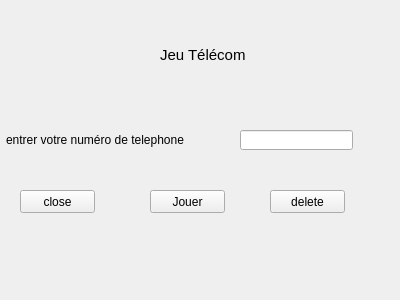
<?xml version="1.0" encoding="UTF-8"?>
<ui version="4.0">
 <class>f</class>
 <widget class="QWidget" name="f">
  <property name="geometry">
   <rect>
    <x>0</x>
    <y>0</y>
    <width>400</width>
    <height>300</height>
   </rect>
  </property>
  <property name="windowTitle">
   <string>Form</string>
  </property>
  <widget class="QLabel" name="label">
   <property name="geometry">
    <rect>
     <x>160</x>
     <y>30</y>
     <width>101</width>
     <height>51</height>
    </rect>
   </property>
   <property name="text">
    <string>&lt;html&gt;&lt;head/&gt;&lt;body&gt;&lt;p&gt;&lt;span style=&quot; font-size:11pt;&quot;&gt;Jeu Télécom&lt;/span&gt;&lt;/p&gt;&lt;/body&gt;&lt;/html&gt;</string>
   </property>
   <property name="wordWrap">
    <bool>false</bool>
   </property>
  </widget>
  <widget class="QLabel" name="label_2">
   <property name="geometry">
    <rect>
     <x>6</x>
     <y>130</y>
     <width>201</width>
     <height>20</height>
    </rect>
   </property>
   <property name="text">
    <string>entrer votre numéro de telephone</string>
   </property>
  </widget>
  <widget class="QLineEdit" name="l">
   <property name="geometry">
    <rect>
     <x>240</x>
     <y>130</y>
     <width>113</width>
     <height>20</height>
    </rect>
   </property>
  </widget>
  <widget class="QPushButton" name="b">
   <property name="geometry">
    <rect>
     <x>150</x>
     <y>190</y>
     <width>75</width>
     <height>23</height>
    </rect>
   </property>
   <property name="text">
    <string>Jouer</string>
   </property>
  </widget>
  <widget class="QLabel" name="msg">
   <property name="geometry">
    <rect>
     <x>30</x>
     <y>240</y>
     <width>331</width>
     <height>21</height>
    </rect>
   </property>
   <property name="text">
    <string/>
   </property>
  </widget>
  <widget class="QPushButton" name="bc">
   <property name="geometry">
    <rect>
     <x>270</x>
     <y>190</y>
     <width>75</width>
     <height>23</height>
    </rect>
   </property>
   <property name="text">
    <string>delete</string>
   </property>
  </widget>
  <widget class="QPushButton" name="bd">
   <property name="geometry">
    <rect>
     <x>20</x>
     <y>190</y>
     <width>75</width>
     <height>23</height>
    </rect>
   </property>
   <property name="text">
    <string>close</string>
   </property>
  </widget>
 </widget>
 <resources/>
 <connections/>
</ui>
